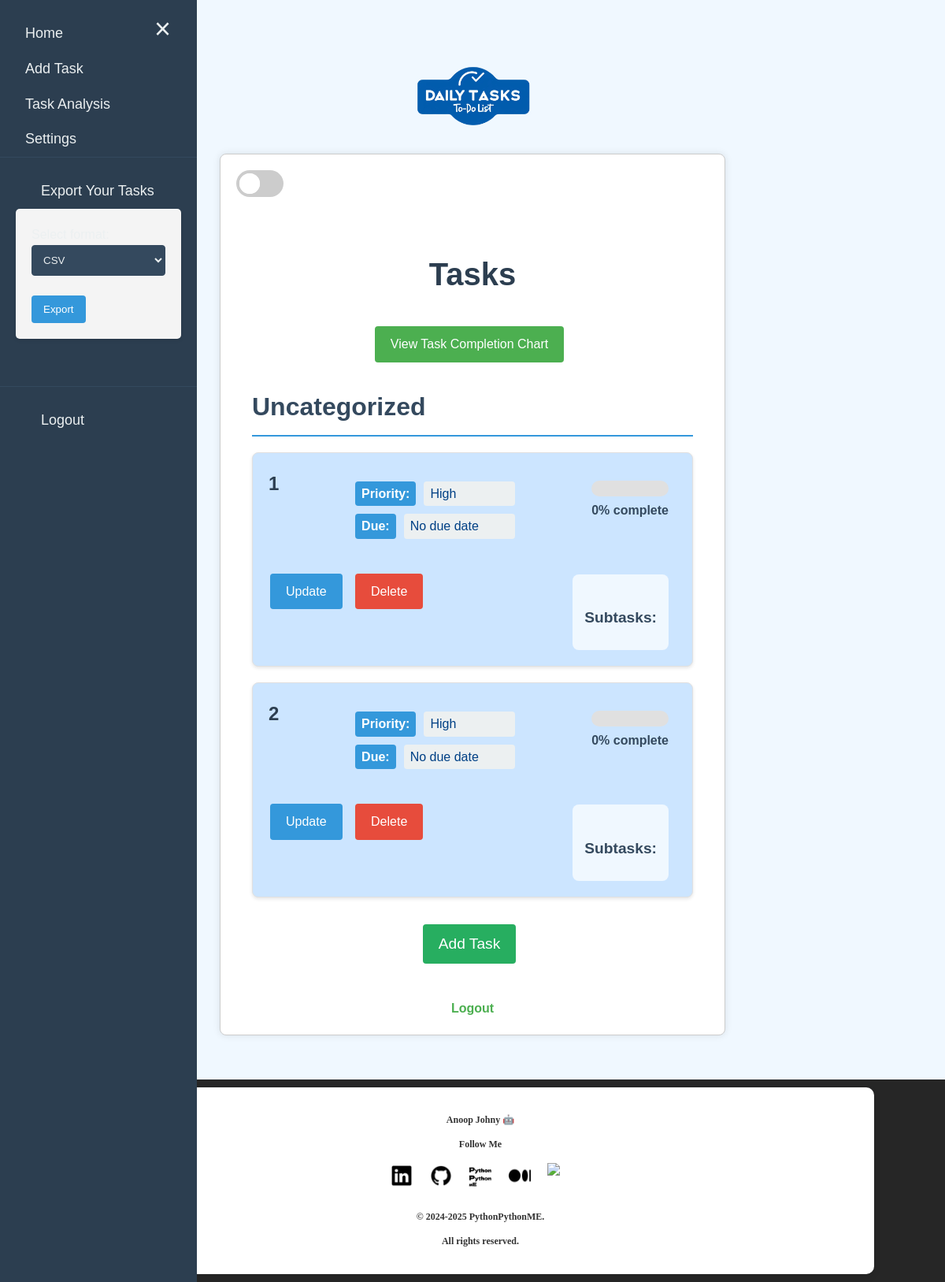
Screenshot of / (signed in) with the database file from the repository.
### app.py (models this page shows)
class Task(db.Model):
    id = db.Column(db.Integer, primary_key=True)
    title = db.Column(db.String(100), nullable=False)
    description = db.Column(db.String(200), nullable=True)
    done = db.Column(db.Boolean, default=False)
    priority = db.Column(db.Integer, default=1)
    due_date = db.Column(db.DateTime, nullable=True)
    category = db.Column(db.String(50), nullable=True)
    user_id = db.Column(db.Integer, db.ForeignKey('user.id'), nullable=False)
    subtasks = db.relationship('Subtask', backref='task', lazy=True, cascade="all, delete-orphan")
    @property
    def progress(self):
        if not self.subtasks:
            return 100 if self.done else 0
        completed_subtasks = sum(1 for subtask in self.subtasks if subtask.done)
        return int((completed_subtasks / len(self.subtasks)) * 100)

### app.py (the view)
@app.route('/')
@login_required
def index():
    tasks = Task.query.filter_by(user_id=current_user.id).order_by(Task.priority.desc()).all()
    current_date = datetime.now()
    tasks_by_category = {}
    for task in tasks:
        if task.done:
            if task.due_date and task.due_date >= current_date:
                task.status = 'completed-on-time'
            else:
                task.status = 'completed-late'
        else:
            if task.due_date and task.due_date < current_date:
                task.status = 'overdue'
            else:
                task.status = 'pending'
        category = task.category or 'Uncategorized'
        if category not in tasks_by_category:
            tasks_by_category[category] = []
        tasks_by_category[category].append(task)
    return render_template('index.html', tasks_by_category=tasks_by_category, chart_url=url_for('completion_chart'))

### app.py (called while the page is built)
@login_manager.user_loader
def load_user(user_id):
    return User.query.get(int(user_id))

### templates/index.html (shortened to what this page needs)
{% extends 'base.html' %}
{% block content %}
<div class="tasks-container">
    <h1 class="main-title">Tasks</h1>
    <div class="chart-link">
        <a href="{{ chart_url }}" class="button chart-btn">View Task Completion Chart</a>
    </div>
    {% for category, tasks in tasks_by_category.items() %}
    <div class="category-container">
        <h2 class="category-title">{{ category }}</h2>
        <ul class="task-list">
            {% for task in tasks %}
            <li class="task-item {{ task.status }}">
                <div class="task-header">
                    <h3 class="task-title">{{ task.title }}</h3>
                </div>
                <div class="task-body">
                    <div class="task-details">
                        <span class="task-label">Priority:</span>
                        <span class="task-value">
                            {% if task.priority == 3 %}High
                            {% elif task.priority == 2 %}Medium
                            {% else %}Low
                            {% endif %}
                        </span>
                    </div>
                    <div class="task-details">
                        <span class="task-label">Due:</span>
                        <span class="task-value">{{ task.due_date.strftime('%Y-%m-%d') if task.due_date else 'No due date' }}</span>
                    </div>
                </div>
                <div class="task-progress">
                    <div class="progress-bar">
                    </div>
                    <span class="progress-text">{{ task.progress }}% complete</span>
                </div>
                <div class="task-actions">
                    <a href="{{ url_for('update_task', id=task.id) }}" class="button update-btn">Update</a>
                    <a href="{{ url_for('delete_task', id=task.id) }}" class="button delete-btn">Delete</a>
                </div>
                <div class="subtasks-container">
                    <h4 class="subtasks-title">Subtasks:</h4>
                </div>
            </li>
            {% endfor %}
        </ul>
    </div>
    {% endfor %}
    <div class="add-task-container">
        <a href="{{ url_for('add_task') }}" class="button add-task-btn">Add Task</a>
    </div>
</div>
{% endblock %}

### static/css/styles.css (style rules this page uses)
body { font-family: Arial, sans-serif; line-height: 1.6; margin: 0; padding: 0; background-color: #f0f8ff; color: #333; transition: background-color 0.5s, color 0.5s; }
h1, h2 { color: #333; transition: color 0.5s; }
ul { list-style-type: none; padding: 0; }
li { background: #f4f4f4; margin-bottom: 10px; padding: 15px; border-radius: 5px; box-shadow: 0 2px 4px rgba(0, 0, 0, 0.1); transition: background-color 0.5s, color 0.5s; display: flex; flex-wrap: wrap; justify-content: space-between; }
li.pending { background-color: #cce5ff; color: #004085; }
li > * { margin-right: 10px; }
a { color: #333; text-decoration: none; transition: color 0.5s; }
.button { display: inline-block; padding: 10px 20px; background-color: #4CAF50; color: white; text-align: center; text-decoration: none; font-size: 16px; margin: 4px 2px; cursor: pointer; border: none; border-radius: 4px; }

### templates/index.html (style rules this page uses)
.tasks-container { max-width: 800px; margin: 0 auto; padding: 20px; }
.chart-link { text-align: center; }
.main-title { font-size: 2.5em; color: #2c3e50; text-align: center; margin-bottom: 30px; }
.category-container { margin-bottom: 30px; }
.category-title { font-size: 2em; color: #34495e; border-bottom: 2px solid #3498db; padding-bottom: 10px; margin-bottom: 20px; }
.task-list { list-style-type: none; padding: 0; }
.task-item { background-color: #f9f9f9; border: 1px solid #e0e0e0; border-radius: 8px; margin-bottom: 20px; padding: 20px; }
.task-header { margin-bottom: 15px; }
.task-title { font-size: 1.5em; color: #2c3e50; margin: 0; white-space: normal; overflow: hidden; text-overflow: ellipsis; word-wrap: break-word; }
.task-body { margin-bottom: 15px; }
.task-details { display: flex; flex-wrap: wrap; margin-bottom: 5px; }
.task-label { font-weight: bold; margin-right: 10px; background-color: #3498db; color: white; padding: 3px 8px; border-radius: 4px; margin-bottom: 5px; }
.task-value { background-color: #ecf0f1; padding: 3px 8px; border-radius: 4px; margin-bottom: 5px; flex: 1; min-width: 100px; word-break: break-word; }
.task-actions { margin-top: 15px; }
.button { display: inline-block; padding: 10px 20px; margin-right: 10px; text-decoration: none; color: white; border-radius: 4px; border: none; cursor: pointer; font-size: 1em; }
.update-btn { background-color: #3498db; }
.delete-btn { background-color: #e74c3c; }
.subtasks-container { margin-top: 20px; background-color: #f0f8ff; border-radius: 8px; padding: 15px; }
.subtasks-title { font-size: 1.2em; color: #34495e; margin-bottom: 10px; }
.add-task-container { text-align: center; margin-top: 30px; }
.add-task-btn { background-color: #27ae60; font-size: 1.2em; padding: 10px 20px; }
.task-progress { margin-top: 15px; }
.progress-bar { width: 100%; background-color: #e0e0e0; height: 20px; border-radius: 10px; overflow: hidden; }
.progress-text { display: block; text-align: center; margin-top: 5px; font-weight: bold; color: #34495e; }

### rows the page displays
Task: title "1", priority "High", due_date "No due date", progress "0"
Task: title "2", priority "High", due_date "No due date", progress "0"

### other values shown
{{ category }} "Uncategorized"
